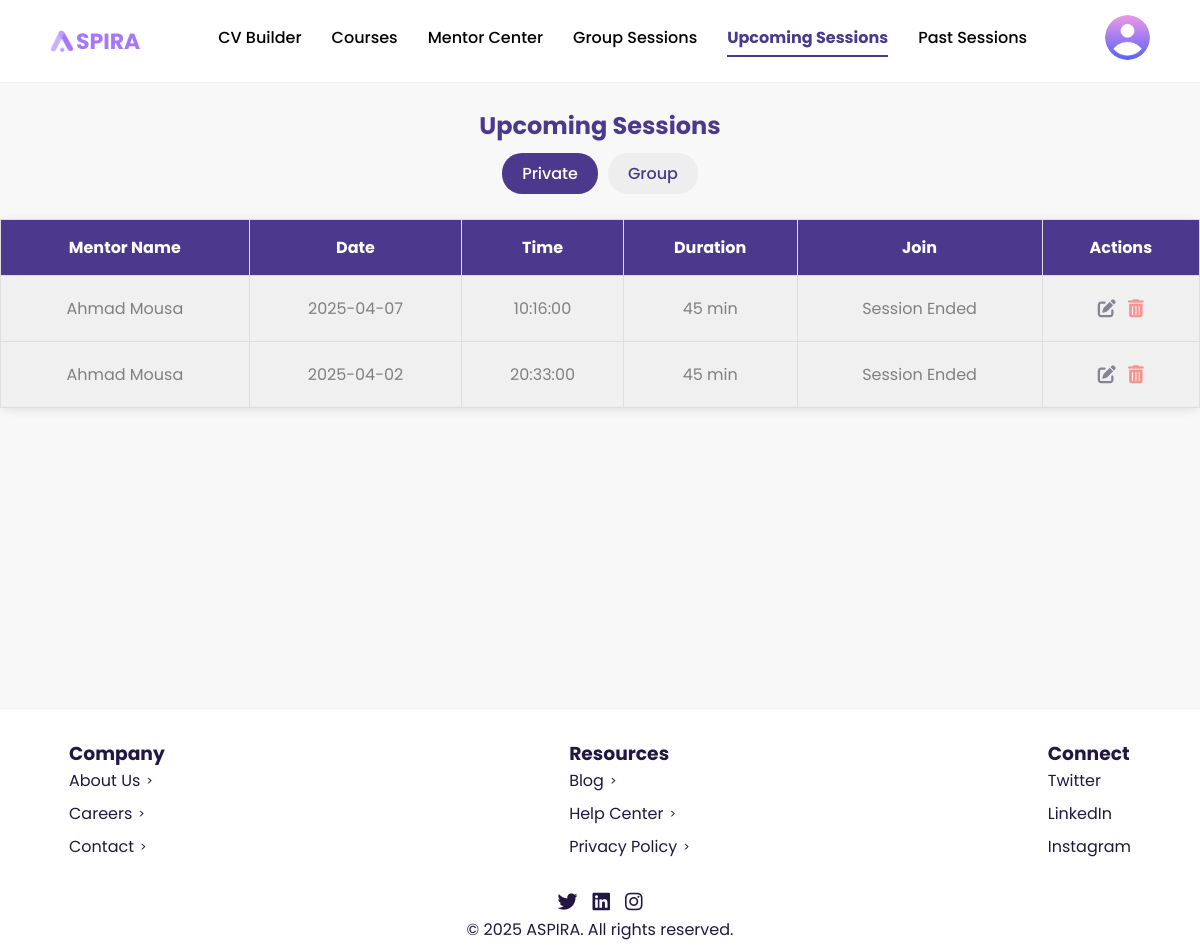
The page /aspiraSHFV/menteeUpcomingSession.php (signed in) on the database as committed earlier.
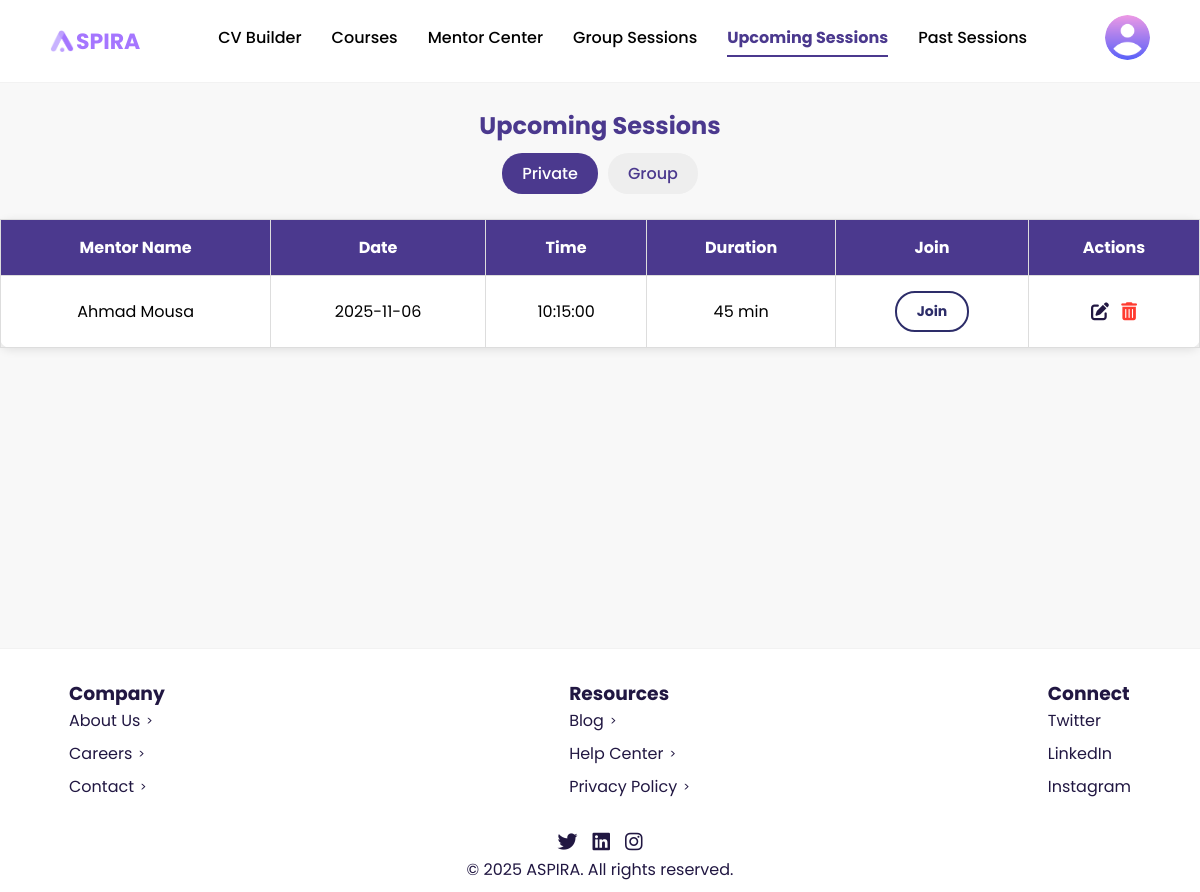
The same page on the database as committed later.
### tables this page shows
CREATE TABLE `sessions` (
  `id` int(10) UNSIGNED NOT NULL,
  `mentor_id` int(10) UNSIGNED NOT NULL,
  `mentee_id` int(10) UNSIGNED DEFAULT NULL,
  `date` date NOT NULL,
  `time` time NOT NULL,
  `room_id` varchar(255) DEFAULT NULL,
  `status` enum('available','booked','upcoming','completed','cancelled') DEFAULT 'available',
  `summary` text,
  `summary_pdf` varchar(255) DEFAULT NULL
);

CREATE TABLE `users` (
  `user_id` int(10) UNSIGNED NOT NULL,
  `first_name` varchar(50) NOT NULL,
  `last_name` varchar(50) NOT NULL,
  `email` varchar(100) NOT NULL,
  `password` varchar(255) NOT NULL,
  `phone_number` varchar(20) NOT NULL,
  `role` enum('mentor','mentee','admin') NOT NULL,
  `password_reset_token` varchar(255) DEFAULT NULL
);

### aspiraSHFV/menteeUpcomingSession.php (the view, shortened to what the changed rows need)
<?php
include 'db_connection.php';
$mentee_id = (int)$_SESSION['user_id'];
    $query = "SELECT s.id, s.date, s.time, s.room_id, u.first_name, u.last_name
              FROM sessions s
              LEFT JOIN mentors m ON s.mentor_id = m.user_id
              LEFT JOIN users   u ON m.user_id = u.user_id
              WHERE s.mentee_id = ?
                AND s.status = 'booked'
              ORDER BY s.date DESC, s.time DESC";
    $stmt = $conn->prepare($query);
    $stmt->bind_param('i', $mentee_id);
if (!$stmt->execute()) { die("Error in executing the query: " . $stmt->error); }
$result = $stmt->get_result();
?>
<!DOCTYPE html>
<html lang="ar">
<head>
    <link rel="stylesheet" href="https://cdnjs.cloudflare.com/ajax/libs/font-awesome/6.4.0/css/all.min.css" />
     <link rel="stylesheet" href="css/responsive.css">
</head>
<body>
<main>
    <br>
    <h2 style='font-weight:bold; color:#4b398e; text-align:center;'>Upcoming Sessions</h2>
<table>
    <tr>
        <th>Mentor Name</th>
        <th>Date</th>
        <th>Time</th>
        <th>Duration</th>
        <th>Join</th>
        <th>Actions</th>
    </tr>
    <?php
    $rows = [];
    while ($row = $result->fetch_assoc()) {
        $rows[] = $row;
    }
    if (count($rows) > 0) {
        foreach ($rows as $row) {
            $session_id   = $row['id'];
            $session_date = $row['date'];
            $session_time = $row['time'];
            $duration     = 45;
            $room_id      = $row['room_id'];
            $start_ts = strtotime($session_date . ' ' . $session_time);
            $end_ts   = $start_ts + ($duration * 60);
            $isEnded  = time() > $end_ts;
            $time_diff = $start_ts - time();
            ?>
            <tr id="row-<?= $session_id ?>" class="<?= $isEnded ? 'session-ended' : '' ?>">
                <td><?= htmlspecialchars($row['first_name'] . ' ' . $row['last_name']) ?></td>
               <td class="date-cell"><?= htmlspecialchars($session_date) ?></td>
            <td class="time-cell"><?= htmlspecialchars($session_time) ?></td>
                <td><?= $duration ?> min</td>
                <td>
                <?php
                $safe_room_id = htmlspecialchars($room_id ?? '', ENT_QUOTES, 'UTF-8');
                if (time() >= $start_ts && time() <= $end_ts && !empty($room_id)) {
                    echo "<a href='WEB_UIKITS.php?roomID={$safe_room_id}' class='join-btn' target='_blank'>Join</a>";
                } elseif (time() < $start_ts) {
echo "<button class='join-btn' type='button' onclick='showJoinModal(\"The session hasn’t started yet. Please wait!\", \"wait\")'>Join</button>";
                } elseif (time() > $end_ts) {
                    echo "<span style='color: gray;'>Session Ended</span>";
                } else {
                    echo "<button class='join-btn' type='button' onclick='showJoinModal(\"Room ID is not available yet. Please try again later.\")'>Join</button>";
                }
                ?>
                </td>
                <td>
                    <button class="icon-btn edit-btn"
                            onclick="openEditModal(<?= $session_id ?>, '<?= $session_date ?>', '<?= $session_time ?>')"
                            <?= ($time_diff <= 3600 || $isEnded) ? 'disabled style="opacity:0.5;cursor:not-allowed;"' : '' ?>>
                        <i class="fas fa-edit"></i>
                    </button>
                    <a href="mentee_delete_session.php?id=<?= $session_id ?>"
                       class="icon-btn delete-btn"
                       <?= ($time_diff <= 3600 || $isEnded) ? 'onclick="return false;" style="opacity:0.5;pointer-events:none;cursor:not-allowed;"' : '' ?>>
                        <i class="fas fa-trash-alt"></i>
                    </a>
                </td>
            </tr>
            <?php
        }
    } else {
        echo "<tr><td colspan='6'>There are no upcoming Sessions.</td></tr>";
    }
    ?>
</table>
</main>
</body>
</html>

Rows that differ between the two databases and show on the page:
no longer on this page (row edited): sessions: mentor.last_name "Ahmad Mousa", date "2025-04-07", time "10:16:00", duration "45", shows "Session Ended"
no longer on this page (row edited): sessions: mentor.last_name "Ahmad Mousa", date "2025-04-02", time "20:33:00", duration "45", shows "Session Ended"
added sessions: mentor.last_name "Ahmad Mousa", date "2025-11-06", time "10:15:00", duration "45", shows "Join"
